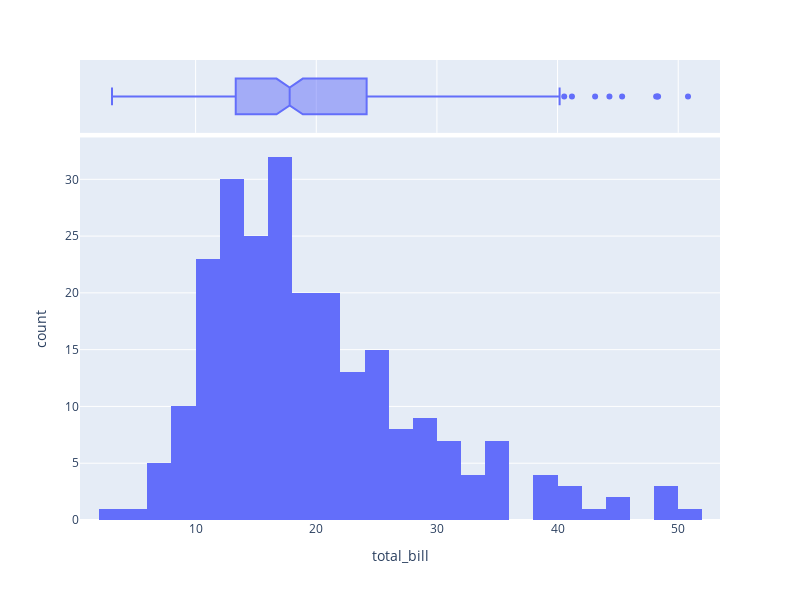

Notebook cell for this chart:
### Code cell
px.histogram(tips_df, x='total_bill', marginal='box', width=800, height=600)

### Figure 1 — Plotly figure (JSON) as saved in the notebook; plotly's stock layout.template omitted (floating-point values rounded to 4 significant figures; data arrays with more than 128 entries replaced by an {"elided": "..."} marker saying what was removed)
{"data": [{"alignmentgroup": "True", "bingroup": "x", "hovertemplate": "total_bill=%{x}<br>count=%{y}<extra></extra>", "legendgroup": "", "marker": {"color": "#636efa", "pattern": {"shape": ""}}, "name": "", "offsetgroup": "", "orientation": "v", "showlegend": false, "type": "histogram", "x": {"elided": "244 float values"}, "xaxis": "x", "yaxis": "y"}, {"alignmentgroup": "True", "hovertemplate": "total_bill=%{x}<extra></extra>", "legendgroup": "", "marker": {"color": "#636efa"}, "name": "", "notched": true, "offsetgroup": "", "showlegend": false, "type": "box", "x": {"elided": "244 float values"}, "xaxis": "x2", "yaxis": "y2"}], "layout": {"barmode": "relative", "height": 600, "legend": {"tracegroupgap": 0}, "margin": {"t": 60}, "width": 800, "xaxis": {"anchor": "y", "domain": [0, 1], "title": {"text": "total_bill"}}, "xaxis2": {"anchor": "y2", "domain": [0, 1], "matches": "x", "showgrid": true, "showticklabels": false}, "yaxis": {"anchor": "x", "domain": [0, 0.8316], "title": {"text": "count"}}, "yaxis2": {"anchor": "x2", "domain": [0.8416, 1], "matches": "y2", "showgrid": false, "showline": false, "showticklabels": false, "ticks": ""}}}
